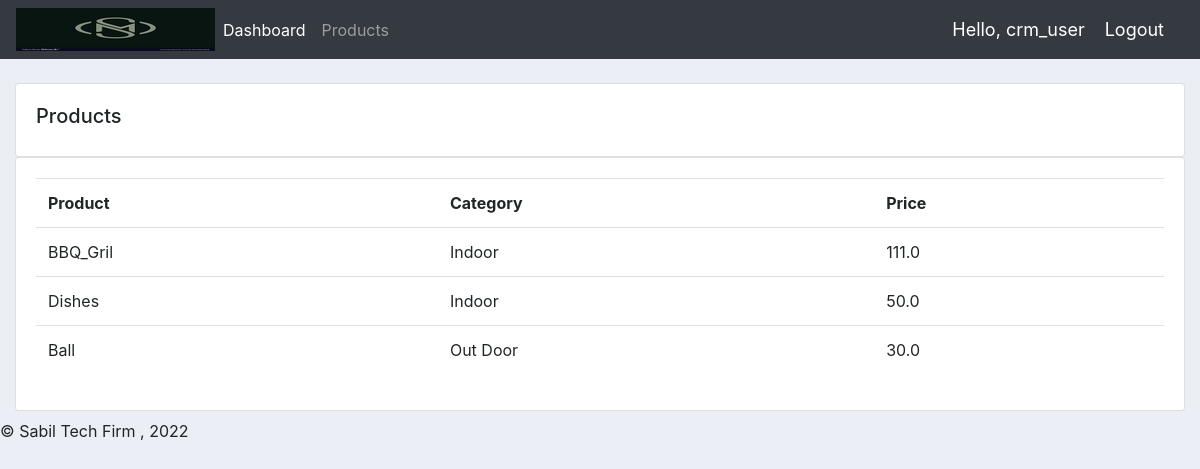
Screenshot of /products/ (signed in) with the database file from the repository.
### accounts/models.py (models this page shows, shortened)
class Product(models.Model):
	CATEGORY = (
			('Indoor', 'Indoor'),
			('Out Door', 'Out Door'),
			)
	name = models.CharField(max_length=200, null=True)
	price = models.FloatField(null=True)
	category = models.CharField(max_length=200, null=True, choices=CATEGORY)
	description = models.CharField(max_length=200, null=True, blank=True)
	date_created = models.DateTimeField(auto_now_add=True, null=True)
	tags = models.ManyToManyField(Tag)

### accounts/decorators.py (the view)
		def wrapper_func(request, *args, **kwargs):
			group = None
			if request.user.groups.exists():
				group = request.user.groups.all()[0].name
			if group in allowed_roles:
				return view_func(request, *args, **kwargs)
			else:
				return HttpResponse('You are not authorized to view this page')

### accounts/views.py (called while the page is built)
@login_required(login_url='login')
@allowed_users(allowed_roles=['admin'])
def products(request):
    products=Product.objects.all()
    context={'products':products}
    return render(request,'accounts/products.html',context)

### accounts/templates/accounts/products.html
{%  extends 'accounts/main.html' %}
{% block content %}
		<br>
		<div class="row">
			<div class="col-md">
				<div class="card card-body">
					<h5>Products</h5>
				</div>
				<div class="card card-body">
					<table class="table">
						<tr>
							<th>Product</th>
							<th>Category</th>
							<th>Price</th>
						</tr>
						{%for product in products%}
						<tr>
							<td>
								{{product.name}}
							</td>
							<td>
								{{product.category}}
							</td>
							<td>
								{{product.price}}
							</td>
						</tr>
						{%endfor%}
					</table>
				</div>
			</div>
		</div>
{% endblock content %}

### accounts/templates/accounts/navbar.html (shortened to what this page needs)
{% load static %}
<nav class="navbar navbar-expand-lg navbar-dark bg-dark">
 <img src="{% static 'images/logo.png' %}">
  <div class="collapse navbar-collapse" id="navbarNav">
    <ul class="navbar-nav">
      {%if request.user.is_staff%}
        <li class="nav-item active">
          <a class="nav-link" href="{% url 'home' %}">Dashboard</a>
        </li>
        <li class="nav-item">
          <a class="nav-link" href="{% url 'products' %}">Products</a>
        </li>
      {% else %}
        <li class="nav-item">
          <a class="nav-link" href="{% url 'account' %}">Settings</a>
        </li>
      {% endif %}
    </ul>
  </div>
  <span class="hello-msg">Hello, {{request.user}}</span>
  <span ><a  class="hello-msg" href="{% url 'logout' %}">Logout</a></span>
</nav>

### static/css/main.css (style rules this page uses)
body { background-color: #ebeff5; }

### accounts/templates/accounts/navbar.html (style rules this page uses)
.hello-msg { font-size: 18px; color: #fff; margin-right: 20px; }

### rows the page displays
Product: name "BBQ_Gril", category "Indoor", price "111.0"
Product: name "Dishes", category "Indoor", price "50.0"
Product: name "Ball", category "Out Door", price "30.0"

### other values shown
{{ request.user }} "crm_user"
